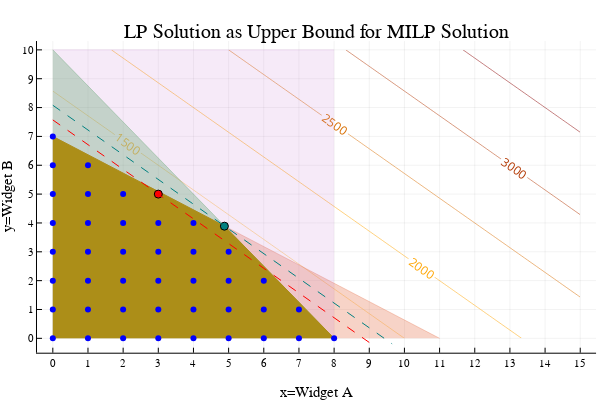

Here is the notebook cell this chart was saved with:
### Markdown cell above
We can see that the optimal solution with discrete decision variables still lies within the feasible region defined by the constraints, but it is not at an extreme point (as was the case when decision variables could take on continuous values). 

It is provable that the optimal solution to an MILP lies at an integer point within the polygon defined by the extreme points of the continuous problem (or the **convex hull** of the continuous problem), and that the discrete solution will only occur at an extreme point when the optimal extreme point happens to be an integer point. 

For this reason, we can say that the continuous solution is an approximation of the discrete solution when certain decision variables are restricted to discrete (or integer) values. In fact, the optimal solution to an LP (maximization) with the same constraint set can be used as an **upper bound** for the optimal MILP solution, such that the optimal MILP solution is always $\leq$ the optimal LP solution, and will only be strictly equal when the LP solution occurs at a value that satisfies all integrality constraints (e.g. all discrete decisions are equal to integer values).

We will discuss solution methods for mixed-integer linear programs in a future notebook, but they leverage this ability to use a simpler linear program (or **linear relaxation** of the MILP problem) as an upper bound approximation of the discrete MILP solution. A linear relaxation of an MILP problem retains the same set of constraints and objective, but “relaxes” the requirement that certain variables take discrete values to allow for continuous variables, making the problem an LP.

### Code cell
contour(x,y,(x,y)->f(x,y),nlevels=10, c=:heat, linewidth=10, colorbar = false, contour_labels = true)
title!("LP Solution as Upper Bound for MILP Solution")
xaxis!("x=Widget A")
yaxis!("y=Widget B")
xticks!(0:maximum(x))
yticks!(0:maximum(y))
areaplot!(x[x.<=11], (77 .- 7*x[x.<=11])./11, legend=false, opacity=0.3)
areaplot!(x[x.<=8], (80 .- 10*x[x.<=8])./8, legend=false, opacity=0.3)
areaplot!(x[x.<=8], repeat([maximum(y)],length(x[x.<=8])), legend=false, opacity=0.15)
# LP feasible region
areaplot!([8;0;4.888], [0;7;3.888], legend=false, opacity=1.0)
# display feasible discrete points
scatter!([repeat([0],8)],[0:7], markerstrokewidth=0,markersize=3, markercolor="blue")
scatter!([repeat([1],7)],[0:6], markerstrokewidth=0,markersize=3, markercolor="blue")
scatter!([repeat([2],6)],[0:5], markerstrokewidth=0,markersize=3, markercolor="blue")
scatter!([repeat([3],6)],[0:5], markerstrokewidth=0,markersize=3, markercolor="blue")
scatter!([repeat([4],5)],[0:4], markerstrokewidth=0,markersize=3, markercolor="blue")
scatter!([repeat([5],4)],[0:3], markerstrokewidth=0,markersize=3, markercolor="blue")
scatter!([repeat([6],3)],[0:2], markerstrokewidth=0,markersize=3, markercolor="blue")
scatter!([repeat([7],2)],[0:1], markerstrokewidth=0,markersize=3, markercolor="blue")
scatter!([8,],[0], markerstrokewidth=0,markersize=3, markercolor="blue")
# Optimal discrete solution
scatter!([3], [5], markercolor="red")
# Optimal LP solution
scatter!([4.88], [3.888], markercolor="teal")
lp_optimal(x) = (1413.8889-150x)/175
milp_optimal(x) = (1325-150x)/175
plot!(lp_optimal,0,9.65, color="teal", linestyle=:dash)
plot!(milp_optimal,0,9, color="red", linestyle=:dash)

### Figure 1 — Plotly figure (JSON) as saved in the notebook; plotly's stock layout.template omitted (floating-point values rounded to 4 significant figures; data arrays with more than 128 entries replaced by an {"elided": "..."} marker saying what was removed)
{"data": [{"colorbar": {"title": ""}, "colorscale": [[0, "rgba(255, 255, 224, 1.000)"], [0.5, "rgba(255, 165, 0, 1.000)"], [1, "rgba(139, 0, 0, 1.000)"]], "contours": {"coloring": "lines", "showlabels": true}, "name": "y1", "ncontours": 12, "showlegend": false, "showscale": false, "type": "contour", "x": [0, 0.5, 1, 1.5, 2, 2.5, 3, 3.5, 4, 4.5, 5, 5.5, 6, 6.5, 7, 7.5, 8, 8.5, 9, 9.5, 10, 10.5, 11, 11.5, 12, 12.5, 13, 13.5, 14, 14.5, 15], "xaxis": "x", "y": [0, 0.5, 1, 1.5, 2, 2.5, 3, 3.5, 4, 4.5, 5, 5.5, 6, 6.5, 7, 7.5, 8, 8.5, 9, 9.5, 10], "yaxis": "y", "z": {"elided": "21x31 float values"}, "zmax": 4000, "zmin": 0}, {"colorbar": {"title": ""}, "fill": "tozeroy", "fillcolor": "rgba(227, 111, 71, 0.300)", "legendgroup": "y2", "line": {"color": "rgba(227, 111, 71, 0.300)", "dash": "solid", "shape": "linear", "width": 1}, "mode": "lines", "name": "y2", "showlegend": true, "type": "scatter", "x": [0, 0.5, 1, 1.5, 2, 2.5, 3, 3.5, 4, 4.5, 5, 5.5, 6, 6.5, 7, 7.5, 8, 8.5, 9, 9.5, 10, 10.5, 11], "xaxis": "x", "y": [7, 6.682, 6.364, 6.045, 5.727, 5.409, 5.091, 4.773, 4.455, 4.136, 3.818, 3.5, 3.182, 2.864, 2.545, 2.227, 1.909, 1.591, 1.273, 0.9545, 0.6364, 0.3182, 0], "yaxis": "y", "zmax": 4000, "zmin": 0}, {"colorbar": {"title": ""}, "fill": "tozeroy", "fillcolor": "rgba(62, 164, 78, 0.300)", "legendgroup": "y3", "line": {"color": "rgba(62, 164, 78, 0.300)", "dash": "solid", "shape": "linear", "width": 1}, "mode": "lines", "name": "y3", "showlegend": true, "type": "scatter", "x": [0, 0.5, 1, 1.5, 2, 2.5, 3, 3.5, 4, 4.5, 5, 5.5, 6, 6.5, 7, 7.5, 8], "xaxis": "x", "y": [10, 9.375, 8.75, 8.125, 7.5, 6.875, 6.25, 5.625, 5, 4.375, 3.75, 3.125, 2.5, 1.875, 1.25, 0.625, 0], "yaxis": "y", "zmax": 4000, "zmin": 0}, {"colorbar": {"title": ""}, "fill": "tozeroy", "fillcolor": "rgba(195, 113, 210, 0.150)", "legendgroup": "y4", "line": {"color": "rgba(195, 113, 210, 0.150)", "dash": "solid", "shape": "linear", "width": 1}, "mode": "lines", "name": "y4", "showlegend": true, "type": "scatter", "x": [0, 0.5, 1, 1.5, 2, 2.5, 3, 3.5, 4, 4.5, 5, 5.5, 6, 6.5, 7, 7.5, 8], "xaxis": "x", "y": [10, 10, 10, 10, 10, 10, 10, 10, 10, 10, 10, 10, 10, 10, 10, 10, 10], "yaxis": "y", "zmax": 4000, "zmin": 0}, {"colorbar": {"title": ""}, "fill": "tozeroy", "fillcolor": "rgba(172, 142, 24, 1.000)", "legendgroup": "y5", "line": {"color": "rgba(172, 142, 24, 1.000)", "dash": "solid", "shape": "linear", "width": 1}, "mode": "lines", "name": "y5", "showlegend": true, "type": "scatter", "x": [0, 4.888, 8], "xaxis": "x", "y": [7, 3.888, 0], "yaxis": "y", "zmax": 4000, "zmin": 0}, {"colorbar": {"title": ""}, "legendgroup": "y6", "marker": {"color": "rgba(0, 0, 255, 1.000)", "line": {"color": "rgba(0, 0, 0, 1.000)", "width": 0}, "size": 6, "symbol": "circle"}, "mode": "markers", "name": "y6", "showlegend": true, "type": "scatter", "x": [0, 0, 0, 0, 0, 0, 0, 0], "xaxis": "x", "y": [0, 1, 2, 3, 4, 5, 6, 7], "yaxis": "y", "zmax": 4000, "zmin": 0}, {"colorbar": {"title": ""}, "legendgroup": "y7", "marker": {"color": "rgba(0, 0, 255, 1.000)", "line": {"color": "rgba(0, 0, 0, 1.000)", "width": 0}, "size": 6, "symbol": "circle"}, "mode": "markers", "name": "y7", "showlegend": true, "type": "scatter", "x": [1, 1, 1, 1, 1, 1, 1], "xaxis": "x", "y": [0, 1, 2, 3, 4, 5, 6], "yaxis": "y", "zmax": 4000, "zmin": 0}, {"colorbar": {"title": ""}, "legendgroup": "y8", "marker": {"color": "rgba(0, 0, 255, 1.000)", "line": {"color": "rgba(0, 0, 0, 1.000)", "width": 0}, "size": 6, "symbol": "circle"}, "mode": "markers", "name": "y8", "showlegend": true, "type": "scatter", "x": [2, 2, 2, 2, 2, 2], "xaxis": "x", "y": [0, 1, 2, 3, 4, 5], "yaxis": "y", "zmax": 4000, "zmin": 0}, {"colorbar": {"title": ""}, "legendgroup": "y9", "marker": {"color": "rgba(0, 0, 255, 1.000)", "line": {"color": "rgba(0, 0, 0, 1.000)", "width": 0}, "size": 6, "symbol": "circle"}, "mode": "markers", "name": "y9", "showlegend": true, "type": "scatter", "x": [3, 3, 3, 3, 3, 3], "xaxis": "x", "y": [0, 1, 2, 3, 4, 5], "yaxis": "y", "zmax": 4000, "zmin": 0}, {"colorbar": {"title": ""}, "legendgroup": "y10", "marker": {"color": "rgba(0, 0, 255, 1.000)", "line": {"color": "rgba(0, 0, 0, 1.000)", "width": 0}, "size": 6, "symbol": "circle"}, "mode": "markers", "name": "y10", "showlegend": true, "type": "scatter", "x": [4, 4, 4, 4, 4], "xaxis": "x", "y": [0, 1, 2, 3, 4], "yaxis": "y", "zmax": 4000, "zmin": 0}, {"colorbar": {"title": ""}, "legendgroup": "y11", "marker": {"color": "rgba(0, 0, 255, 1.000)", "line": {"color": "rgba(0, 0, 0, 1.000)", "width": 0}, "size": 6, "symbol": "circle"}, "mode": "markers", "name": "y11", "showlegend": true, "type": "scatter", "x": [5, 5, 5, 5], "xaxis": "x", "y": [0, 1, 2, 3], "yaxis": "y", "zmax": 4000, "zmin": 0}, {"colorbar": {"title": ""}, "legendgroup": "y12", "marker": {"color": "rgba(0, 0, 255, 1.000)", "line": {"color": "rgba(0, 0, 0, 1.000)", "width": 0}, "size": 6, "symbol": "circle"}, "mode": "markers", "name": "y12", "showlegend": true, "type": "scatter", "x": [6, 6, 6], "xaxis": "x", "y": [0, 1, 2], "yaxis": "y", "zmax": 4000, "zmin": 0}, {"colorbar": {"title": ""}, "legendgroup": "y13", "marker": {"color": "rgba(0, 0, 255, 1.000)", "line": {"color": "rgba(0, 0, 0, 1.000)", "width": 0}, "size": 6, "symbol": "circle"}, "mode": "markers", "name": "y13", "showlegend": true, "type": "scatter", "x": [7, 7], "xaxis": "x", "y": [0, 1], "yaxis": "y", "zmax": 4000, "zmin": 0}, {"colorbar": {"title": ""}, "legendgroup": "y14", "marker": {"color": "rgba(0, 0, 255, 1.000)", "line": {"color": "rgba(0, 0, 0, 1.000)", "width": 0}, "size": 6, "symbol": "circle"}, "mode": "markers", "name": "y14", "showlegend": true, "type": "scatter", "x": [8], "xaxis": "x", "y": [0], "yaxis": "y", "zmax": 4000, "zmin": 0}, {"colorbar": {"title": ""}, "legendgroup": "y15", "marker": {"color": "rgba(255, 0, 0, 1.000)", "line": {"color": "rgba(0, 0, 0, 1.000)", "width": 1}, "size": 8, "symbol": "circle"}, "mode": "markers", "name": "y15", "showlegend": true, "type": "scatter", "x": [3], "xaxis": "x", "y": [5], "yaxis": "y", "zmax": 4000, "zmin": 0}, {"colorbar": {"title": ""}, "legendgroup": "y16", "marker": {"color": "rgba(0, 128, 128, 1.000)", "line": {"color": "rgba(0, 0, 0, 1.000)", "width": 1}, "size": 8, "symbol": "circle"}, "mode": "markers", "name": "y16", "showlegend": true, "type": "scatter", "x": [4.88], "xaxis": "x", "y": [3.888], "yaxis": "y", "zmax": 4000, "zmin": 0}, {"colorbar": {"title": ""}, "legendgroup": "y17", "line": {"color": "rgba(0, 128, 128, 1.000)", "dash": "dash", "shape": "linear", "width": 1}, "mode": "lines", "name": "y17", "showlegend": true, "type": "scatter", "x": [0, 0.06283, 0.6438, 0.9929, 1.288, 1.609, 1.904, 2.221, 2.588, 2.915, 3.201, 3.513, 3.827, 4.174, 4.504, 4.847, 5.136, 5.489, 5.812, 6.11, 6.413, 6.751, 7.059, 7.41, 7.736, 8.056, 8.368, 8.687, 9.037, 9.546, 9.65], "xaxis": "x", "y": [8.079, 8.026, 7.528, 7.228, 6.975, 6.701, 6.447, 6.175, 5.861, 5.581, 5.336, 5.068, 4.799, 4.502, 4.219, 3.925, 3.677, 3.375, 3.098, 2.842, 2.583, 2.292, 2.029, 1.728, 1.449, 1.174, 0.9068, 0.633, 0.333, -0.1027, -0.1921], "yaxis": "y", "zmax": 4000, "zmin": 0}, {"colorbar": {"title": ""}, "legendgroup": "y18", "line": {"color": "rgba(255, 0, 0, 1.000)", "dash": "dash", "shape": "linear", "width": 1}, "mode": "lines", "name": "y18", "showlegend": true, "type": "scatter", "x": [0, 0.05859, 0.6004, 0.926, 1.201, 1.5, 1.776, 2.072, 2.414, 2.718, 2.985, 3.276, 3.569, 3.892, 4.2, 4.52, 4.79, 5.119, 5.42, 5.699, 5.981, 6.297, 6.583, 6.911, 7.215, 7.514, 7.804, 8.102, 8.429, 8.903, 9], "xaxis": "x", "y": [7.571, 7.521, 7.057, 6.778, 6.542, 6.285, 6.049, 5.796, 5.502, 5.241, 5.013, 4.763, 4.512, 4.235, 3.971, 3.697, 3.466, 3.184, 2.925, 2.687, 2.445, 2.174, 1.929, 1.648, 1.388, 1.131, 0.882, 0.6266, 0.3469, -0.05949, -0.1429], "yaxis": "y", "zmax": 4000, "zmin": 0}], "layout": {"annotations": [{"font": {"color": "rgba(0, 0, 0, 1.000)", "family": "sans-serif", "size": 20}, "rotation": 0, "showarrow": false, "text": "LP Solution as Upper Bound for MILP Solution", "x": 0.5275, "xanchor": "center", "xref": "paper", "y": 1, "yanchor": "top", "yref": "paper"}], "height": 400, "margin": {"b": 20, "l": 0, "r": 0, "t": 20}, "paper_bgcolor": "rgba(255, 255, 255, 1.000)", "plot_bgcolor": "rgba(255, 255, 255, 1.000)", "showlegend": false, "width": 600, "xaxis": {"anchor": "y", "domain": [0.06165, 0.9934], "gridcolor": "rgba(0, 0, 0, 0.100)", "gridwidth": 0.5, "linecolor": "rgba(0, 0, 0, 1.000)", "mirror": false, "range": [-0.45, 15.45], "showgrid": true, "showline": true, "showticklabels": true, "tickangle": 0, "tickcolor": "rgb(0, 0, 0)", "tickfont": {"color": "rgba(0, 0, 0, 1.000)", "family": "sans-serif", "size": 11}, "tickmode": "array", "ticks": "inside", "ticktext": ["0", "1", "2", "3", "4", "5", "6", "7", "8", "9", "10", "11", "12", "13", "14", "15"], "tickvals": [0, 1, 2, 3, 4, 5, 6, 7, 8, 9, 10, 11, 12, 13, 14, 15], "title": "x=Widget A", "titlefont": {"color": "rgba(0, 0, 0, 1.000)", "family": "sans-serif", "size": 15}, "type": "-", "visible": true, "zeroline": false, "zerolinecolor": "rgba(0, 0, 0, 1.000)"}, "yaxis": {"anchor": "x", "domain": [0.07581, 0.9415], "gridcolor": "rgba(0, 0, 0, 0.100)", "gridwidth": 0.5, "linecolor": "rgba(0, 0, 0, 1.000)", "mirror": false, "range": [-0.4978, 10.31], "showgrid": true, "showline": true, "showticklabels": true, "tickangle": 0, "tickcolor": "rgb(0, 0, 0)", "tickfont": {"color": "rgba(0, 0, 0, 1.000)", "family": "sans-serif", "size": 11}, "tickmode": "array", "ticks": "inside", "ticktext": ["0", "1", "2", "3", "4", "5", "6", "7", "8", "9", "10"], "tickvals": [0, 1, 2, 3, 4, 5, 6, 7, 8, 9, 10], "title": "y=Widget B", "titlefont": {"color": "rgba(0, 0, 0, 1.000)", "family": "sans-serif", "size": 15}, "type": "-", "visible": true, "zeroline": false, "zerolinecolor": "rgba(0, 0, 0, 1.000)"}}}
